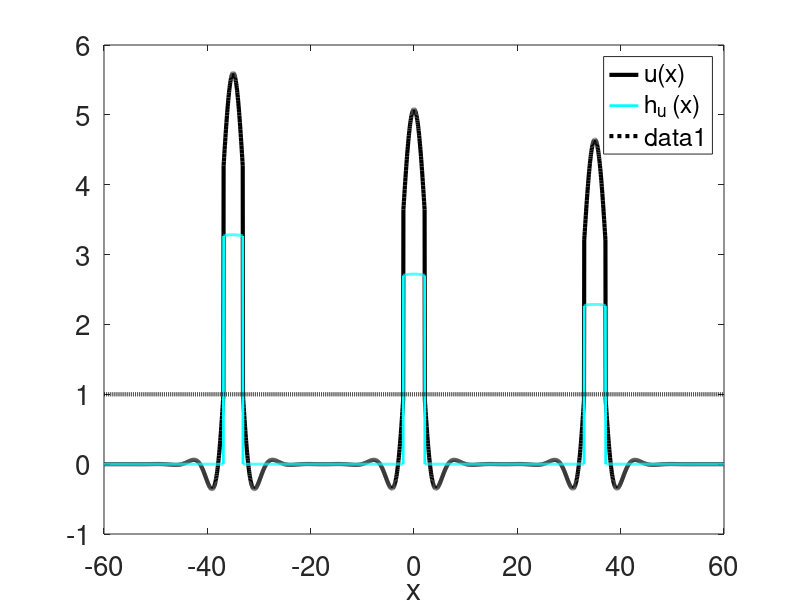

Write MATLAB code to recreate this figure.
% This code uses a forward Euler method to simulate the Amari model
% with a sequence of three inputs.
%
% The kernel is an oscillatory function. State-dependent threshold
% adaptation is used to control the amplitude of individual bumps. 
% As a result bump's height increases over time, and at the end of the
% experiment we observe an activation gradient with bump amplitudes
% decreasing as a function of elapsed time since sequence onset.
%
% (c) Weronika Wojtak, Feb 2023

%% cleaning
clear; clc;

%% spatial discretization
L = 60; dx = 0.05; xDim = -L:dx:L; N = numel(xDim);

%% temporal discretization
T = 100; dt = 0.01; tDim = 0:dt:T; M = numel(tDim);

%% utils
sigmoid = @(x,beta,theta) 1 ./ (1 + exp(-beta*(x-theta)));
gauss = @(x,mu,sigma) exp(-0.5 * (x-mu).^2 / sigma^2);
w_osc =  @(x,A,b,alpha) A*(exp(-b*abs(x)).*((b*sin(abs(alpha*x)))+cos(alpha*x)));

%% parameters
p(1) = 1;      % A
p(2) = 0.5;    % b
p(3) = 0.9;    % alpha

theta = 1;     % theta
beta = 1000;   % sigmoid steepness
tau_u = 1;     % time constant of the field
tau_h = 30;    % time constant of the threshold adaptation

%% set kernel
w = w_osc(xDim,p(1),p(2),p(3)); w_hat = fft(w);

%% initial data
u_field = -theta * ones(1, N);
h_u = zeros(1, N);
history_u = zeros(M, N);

%% inputs
crit_dist = 35; A_I = 3; sigma_I = 1.5;

Input = zeros(M, N);
I_S1 = A_I * gauss(xDim, -crit_dist, sigma_I);
I_S2 = A_I * gauss(xDim, 0, sigma_I);
I_S3 = A_I * gauss(xDim, crit_dist, sigma_I);

Input(1/dt:2/dt, :) = repmat((I_S1),1+(2/dt-1/dt),1);
Input(18/dt:19/dt, :) = repmat((I_S2),1+(2/dt-1/dt),1);
Input(31/dt:32/dt, :) = repmat((I_S3),1+(2/dt-1/dt),1);


%% main loop
for i = 1:M
    f = sigmoid(u_field, beta, theta); f_hat = fft(f);
    convolution = dx * ifftshift(real(ifft(f_hat .* w_hat)));
    h_u = h_u + dt/tau_h * f; % threshold adaptation
    u_field = u_field + dt/tau_u * (-u_field + convolution + Input(i, :) + h_u);
    history_u(i,:) = u_field;
    
    if mod(i,500)==0, disp(num2str(i*dt)), end
end


%% plot results
figure
plot(xDim,u_field,'k','linewidth',3), hold on
plot(xDim,h_u,'c','linewidth',2), hold on
legend('u(x)','h_u (x)');
plot(xDim,theta*ones(1,N),':k','linewidth',3),
xlabel('x');
set(gca,  'XLim', [-L L]), set(gca,  'FontSize', 20), hold off

